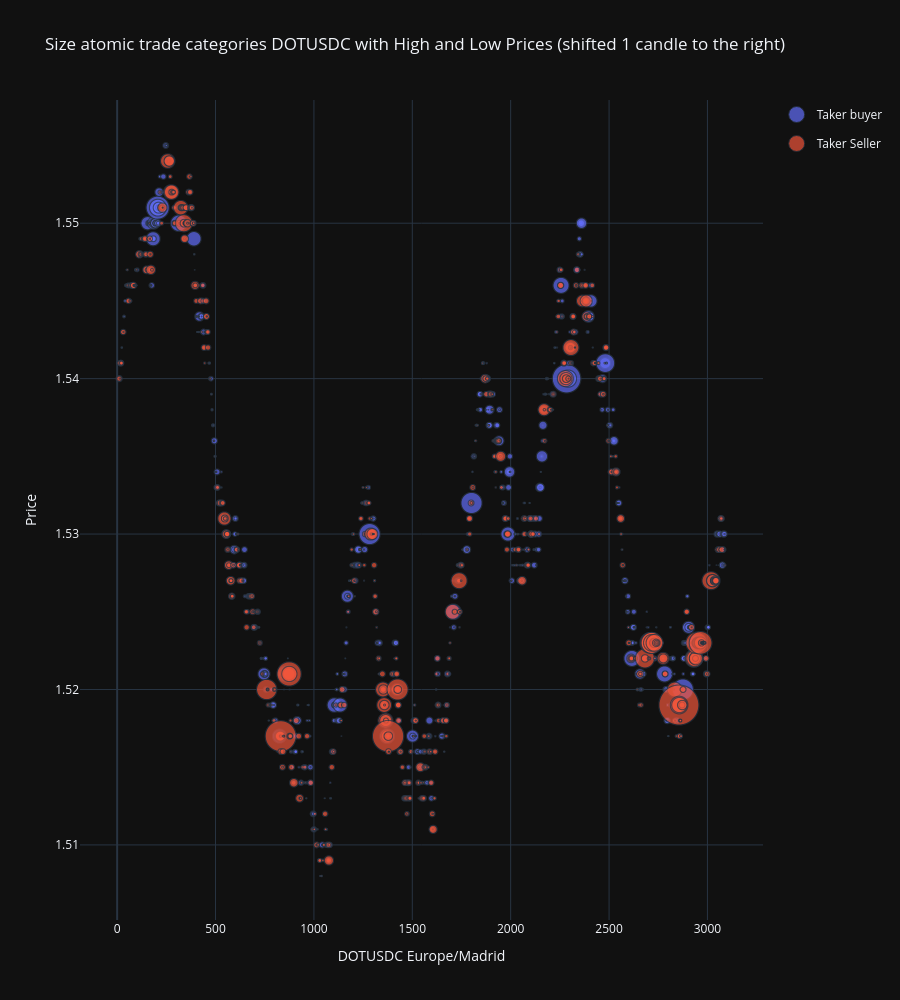

Source (notebook cell):
### Code cell
sym.plot_atomic_trades_size(logarithmic=True, max_size=40)

### Figure 1 — Plotly figure (JSON) as saved in the notebook; plotly's stock layout.template omitted (floating-point values rounded to 4 significant figures; data arrays with more than 128 entries replaced by an {"elided": "..."} marker saying what was removed)
{"data": [{"hovertemplate": "color=Taker buyer<br>x=%{x}<br>y=%{y}<br>size=%{marker.size}<extra></extra>", "legendgroup": "Taker buyer", "marker": {"color": "#636efa", "size": {"elided": "1466 float values"}, "sizemode": "area", "sizeref": 4.53, "symbol": "circle"}, "mode": "markers", "name": "Taker buyer", "showlegend": true, "x": {"elided": "1466 int values"}, "xaxis": "x", "y": {"elided": "1466 float values"}, "yaxis": "y", "type": "scattergl"}, {"hovertemplate": "color=Taker Seller<br>x=%{x}<br>y=%{y}<br>size=%{marker.size}<extra></extra>", "legendgroup": "Taker Seller", "marker": {"color": "#EF553B", "size": {"elided": "1625 float values"}, "sizemode": "area", "sizeref": 4.53, "symbol": "circle"}, "mode": "markers", "name": "Taker Seller", "showlegend": true, "x": {"elided": "1625 int values"}, "xaxis": "x", "y": {"elided": "1625 float values"}, "yaxis": "y", "type": "scattergl"}, {"hovertemplate": "index=%{x}<br>High=%{y}<extra></extra>", "legendgroup": "", "line": {"color": "rgba(0, 0, 0, 0.6)", "dash": "solid", "width": 0.5}, "marker": {"symbol": "circle"}, "mode": "lines", "name": "", "orientation": "v", "showlegend": false, "x": {"elided": "498 str values"}, "xaxis": "x", "y": {"elided": "498 float values"}, "yaxis": "y", "type": "scatter"}, {"hovertemplate": "index=%{x}<br>Low=%{y}<extra></extra>", "legendgroup": "", "line": {"color": "rgba(0, 0, 0, 0.6)", "dash": "solid", "width": 0.5}, "marker": {"symbol": "circle"}, "mode": "lines", "name": "", "orientation": "v", "showlegend": false, "x": {"elided": "498 str values"}, "xaxis": "x", "y": {"elided": "498 float values"}, "yaxis": "y", "type": "scatter"}], "layout": {"xaxis": {"title": {"text": "DOTUSDC Europe/Madrid"}}, "yaxis": {"title": {"text": "Price"}}, "title": {"text": "Size atomic trade categories DOTUSDC with High and Low Prices (shifted 1 candle to the right)"}, "height": 1000}}
